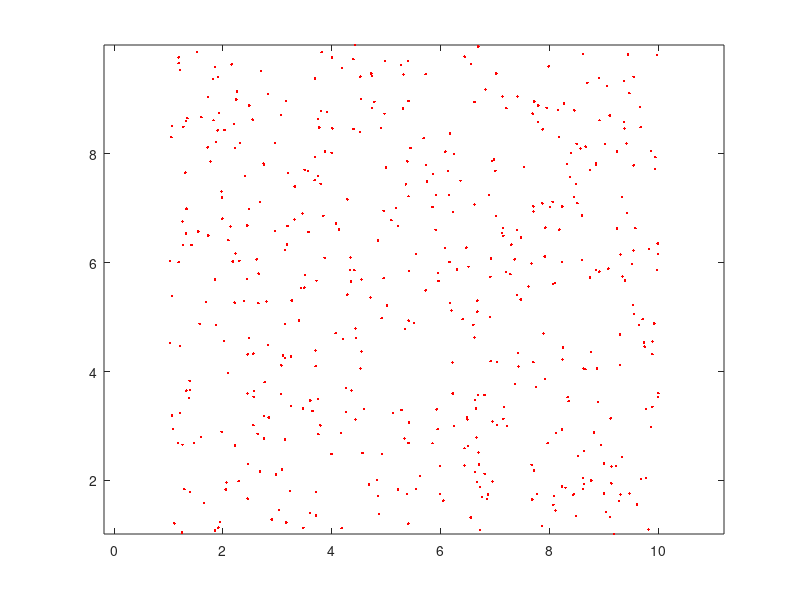
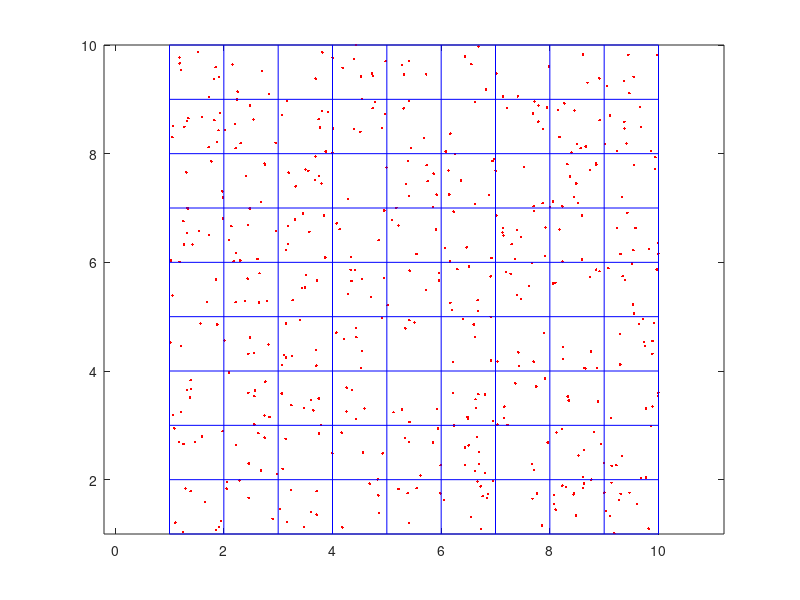
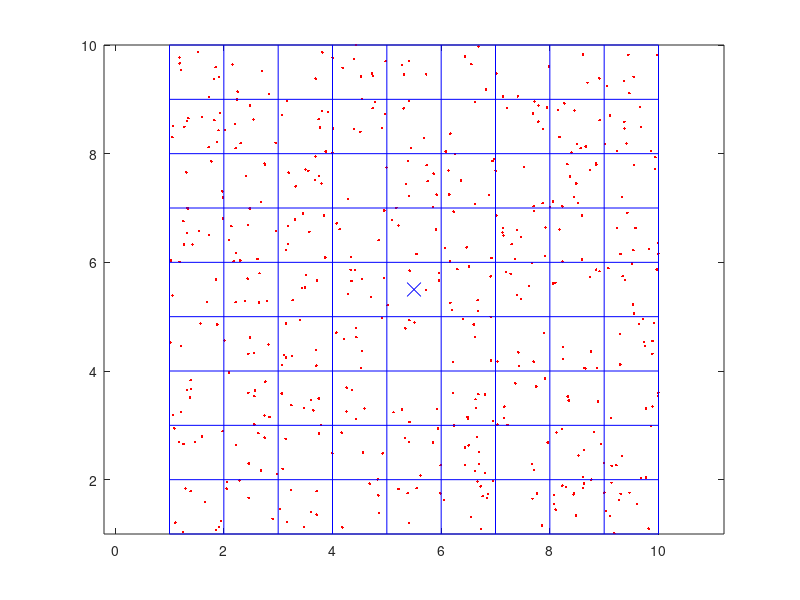
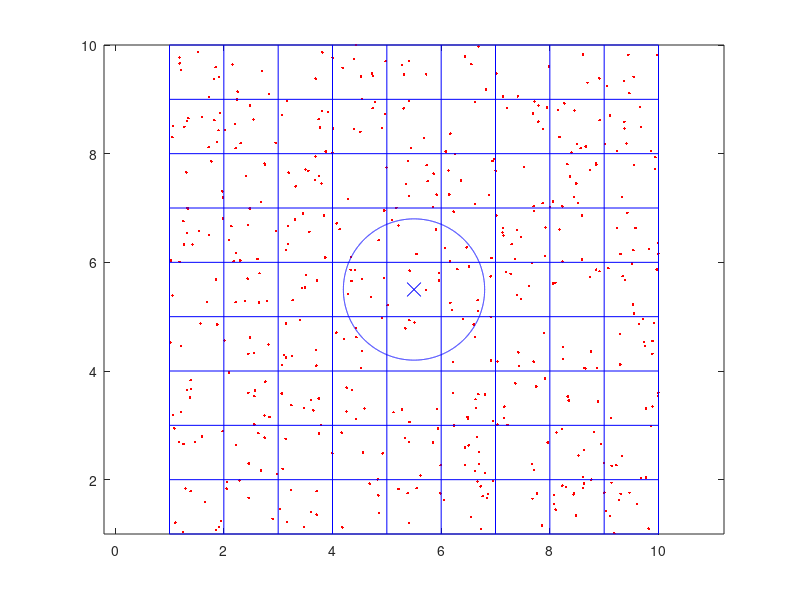

Write MATLAB code to recreate these figures, in order.
lines = 10;
fpath = 'C:\Users\AJN Lab\Dropbox\Lab Meetings AJN\May 1 2019';
close all
mols = 500;
x = rand(mols,1)*(lines-1) +1;
y = rand(mols,1)*(lines-1) +1;

c = plot(x,y,'.r')
axis equal
hold on
saveas(c, [fpath,'scatteredpnts.png'],'png');

for i = 1:lines
 c=  plot([1,lines],[i, i],'b')
hold on
end

for i = 1:lines
   c=plot([i, i],[1,lines],'b')
hold on
end

saveas(c, [fpath,'gridpoints.png'],'png');

c = plot(5.5,5.5,'bx','MarkerSize',10);

saveas(c, [fpath,'xmarksthegridpoints.png'],'png');

circ = 10000;
theta = 0:2*pi/circ:2*pi;
r = 1.3;
xc = r*cos(theta) + 5.5;
yc = r*sin(theta) + 5.5;
c = plot(xc,yc,'b')

saveas(c, [fpath,'circxmarksthegridpoints.png'],'png');
c = plot([5.5, 6.8], [5.5, 5.5],'b')
saveas(c, [fpath,'radcircxmarksthegridpoints.png'],'png');
